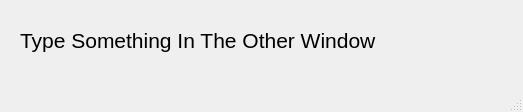
<?xml version="1.0" encoding="UTF-8"?>
<ui version="4.0">
 <class>SecondWindow</class>
 <widget class="QMainWindow" name="SecondWindow">
  <property name="geometry">
   <rect>
    <x>0</x>
    <y>0</y>
    <width>523</width>
    <height>112</height>
   </rect>
  </property>
  <property name="windowTitle">
   <string>MainWindow</string>
  </property>
  <widget class="QWidget" name="centralwidget">
   <widget class="QLabel" name="label">
    <property name="geometry">
     <rect>
      <x>20</x>
      <y>10</y>
      <width>471</width>
      <height>61</height>
     </rect>
    </property>
    <property name="font">
     <font>
      <pointsize>16</pointsize>
     </font>
    </property>
    <property name="text">
     <string>Type Something In The Other Window</string>
    </property>
   </widget>
  </widget>
  <widget class="QMenuBar" name="menubar">
   <property name="geometry">
    <rect>
     <x>0</x>
     <y>0</y>
     <width>523</width>
     <height>21</height>
    </rect>
   </property>
  </widget>
  <widget class="QStatusBar" name="statusbar"/>
 </widget>
 <resources/>
 <connections/>
</ui>
